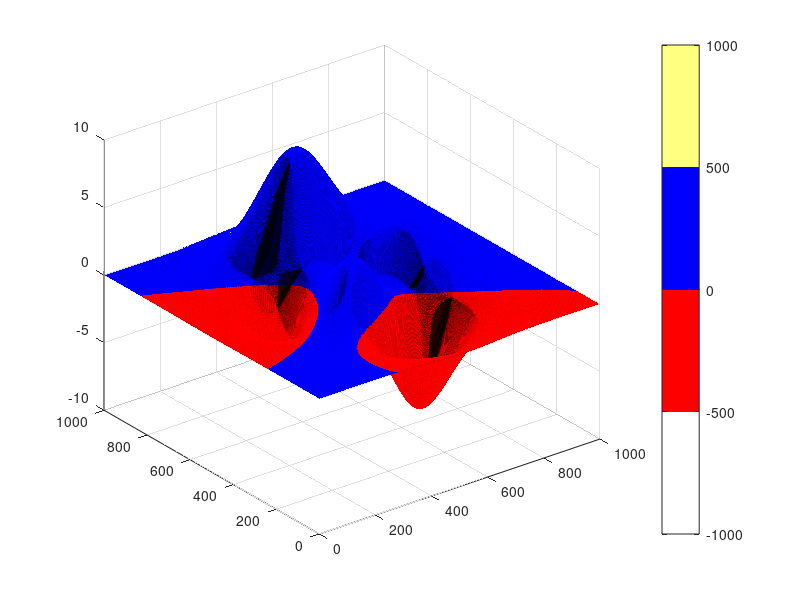

Write MATLAB code to recreate this figure.
clc, clear, close all
mymap = [ ...
    1 1 1;
    1 0 0;
    0 0 1;
    1 1 0.5
    ];
surf(peaks(1000))
colormap(mymap)
caxis([-1000, 1000])
colorbar
